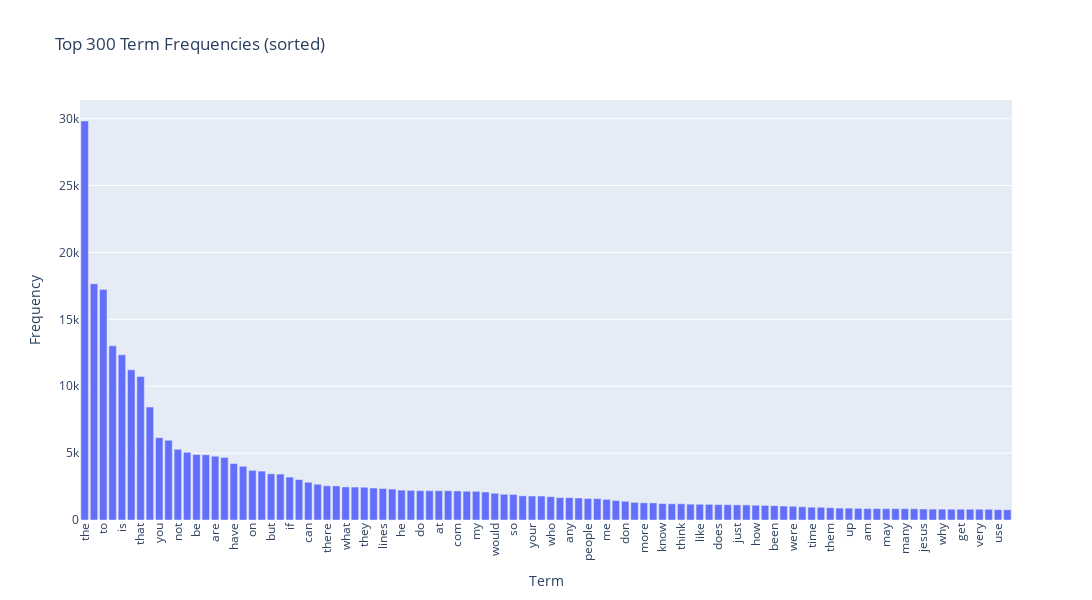

The cell this chart's notebook holds for it:
### Markdown cell above
# Exercise 14

### Code cell
df_terms = pd.DataFrame({
    "term": count_vect.get_feature_names_out(),
    "frequency": term_frequencies
})

# sort by frequency (descending)
df_terms = df_terms.sort_values("frequency", ascending=False)
df_terms_sorted = df_terms[:100]

# plot sorted bar chart
fig = px.bar(df_terms_sorted,
             x="term",
             y="frequency",
             title="Top 300 Term Frequencies (sorted)",
             labels={"term": "Term", "frequency": "Frequency"})

fig.update_layout(xaxis_tickangle=-90, height=600, width=1200)
fig.show()

### Figure 1 — Plotly figure (JSON) as saved in the notebook; plotly's stock layout.template omitted (floating-point values rounded to 4 significant figures)
{"data": [{"hovertemplate": "Term=%{x}<br>Frequency=%{y}<extra></extra>", "legendgroup": "", "marker": {"color": "#636efa", "pattern": {"shape": ""}}, "name": "", "orientation": "v", "showlegend": false, "textposition": "auto", "type": "bar", "x": ["the", "of", "to", "and", "is", "in", "that", "it", "you", "for", "not", "this", "be", "from", "are", "edu", "have", "as", "on", "with", "but", "or", "if", "was", "can", "we", "there", "by", "what", "subject", "they", "an", "lines", "one", "he", "god", "do", "organization", "at", "re", "com", "about", "my", "all", "would", "will", "so", "some", "your", "no", "who", "has", "any", "writes", "people", "which", "me", "article", "don", "his", "more", "other", "know", "when", "think", "their", "like", "university", "does", "out", "just", "only", "how", "also", "been", "than", "were", "then", "time", "because", "them", "posting", "up", "had", "am", "should", "may", "these", "many", "say", "jesus", "see", "why", "us", "get", "good", "very", "believe", "use", "such"], "xaxis": "x", "y": [29825, 17660, 17222, 13017, 12343, 11226, 10723, 8447, 6157, 5962, 5285, 5063, 4898, 4877, 4769, 4675, 4218, 4015, 3709, 3655, 3453, 3432, 3208, 3020, 2818, 2674, 2556, 2548, 2472, 2464, 2448, 2393, 2353, 2312, 2232, 2216, 2193, 2192, 2191, 2186, 2172, 2148, 2143, 2093, 2000, 1925, 1912, 1802, 1793, 1791, 1742, 1671, 1669, 1645, 1604, 1599, 1543, 1453, 1400, 1318, 1286, 1278, 1230, 1215, 1213, 1184, 1177, 1170, 1151, 1142, 1130, 1127, 1100, 1090, 1068, 1045, 1028, 989, 959, 952, 914, 892, 885, 870, 852, 851, 850, 850, 841, 840, 825, 814, 811, 808, 806, 805, 805, 803, 772, 766], "yaxis": "y"}], "layout": {"barmode": "relative", "height": 600, "legend": {"tracegroupgap": 0}, "title": {"text": "Top 300 Term Frequencies (sorted)"}, "width": 1200, "xaxis": {"anchor": "y", "domain": [0, 1], "tickangle": -90, "title": {"text": "Term"}}, "yaxis": {"anchor": "x", "domain": [0, 1], "title": {"text": "Frequency"}}}}
